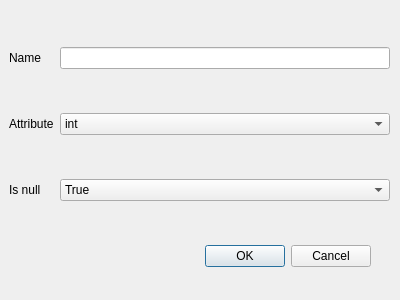
<?xml version="1.0" encoding="UTF-8"?>
<ui version="4.0">
 <class>Dialog</class>
 <widget class="QDialog" name="Dialog">
  <property name="geometry">
   <rect>
    <x>0</x>
    <y>0</y>
    <width>400</width>
    <height>300</height>
   </rect>
  </property>
  <property name="windowTitle">
   <string>New column</string>
  </property>
  <widget class="QDialogButtonBox" name="buttonBox">
   <property name="geometry">
    <rect>
     <x>30</x>
     <y>240</y>
     <width>341</width>
     <height>32</height>
    </rect>
   </property>
   <property name="orientation">
    <enum>Qt::Horizontal</enum>
   </property>
   <property name="standardButtons">
    <set>QDialogButtonBox::Cancel|QDialogButtonBox::Ok</set>
   </property>
  </widget>
  <widget class="QWidget" name="gridLayoutWidget">
   <property name="geometry">
    <rect>
     <x>9</x>
     <y>9</y>
     <width>381</width>
     <height>231</height>
    </rect>
   </property>
   <layout class="QGridLayout" name="gridLayout">
    <item row="0" column="0">
     <widget class="QLabel" name="label">
      <property name="text">
       <string>Name</string>
      </property>
     </widget>
    </item>
    <item row="2" column="0">
     <widget class="QLabel" name="label_3">
      <property name="text">
       <string>Is null</string>
      </property>
     </widget>
    </item>
    <item row="1" column="0">
     <widget class="QLabel" name="label_2">
      <property name="text">
       <string>Attribute</string>
      </property>
     </widget>
    </item>
    <item row="2" column="1">
     <widget class="QComboBox" name="table_is_null">
      <item>
       <property name="text">
        <string>True</string>
       </property>
      </item>
      <item>
       <property name="text">
        <string>False</string>
       </property>
      </item>
     </widget>
    </item>
    <item row="1" column="1">
     <widget class="QComboBox" name="table_attr">
      <item>
       <property name="text">
        <string>int</string>
       </property>
      </item>
      <item>
       <property name="text">
        <string>float</string>
       </property>
      </item>
      <item>
       <property name="text">
        <string>str</string>
       </property>
      </item>
      <item>
       <property name="text">
        <string>bool</string>
       </property>
      </item>
      <item>
       <property name="text">
        <string>color</string>
       </property>
      </item>
      <item>
       <property name="text">
        <string>colorInvl</string>
       </property>
      </item>
     </widget>
    </item>
    <item row="0" column="1">
     <widget class="QLineEdit" name="table_name"/>
    </item>
   </layout>
  </widget>
 </widget>
 <resources/>
 <connections>
  <connection>
   <sender>buttonBox</sender>
   <signal>accepted()</signal>
   <receiver>Dialog</receiver>
   <slot>accept()</slot>
   <hints>
    <hint type="sourcelabel">
     <x>248</x>
     <y>254</y>
    </hint>
    <hint type="destinationlabel">
     <x>157</x>
     <y>274</y>
    </hint>
   </hints>
  </connection>
  <connection>
   <sender>buttonBox</sender>
   <signal>rejected()</signal>
   <receiver>Dialog</receiver>
   <slot>reject()</slot>
   <hints>
    <hint type="sourcelabel">
     <x>316</x>
     <y>260</y>
    </hint>
    <hint type="destinationlabel">
     <x>286</x>
     <y>274</y>
    </hint>
   </hints>
  </connection>
 </connections>
</ui>
